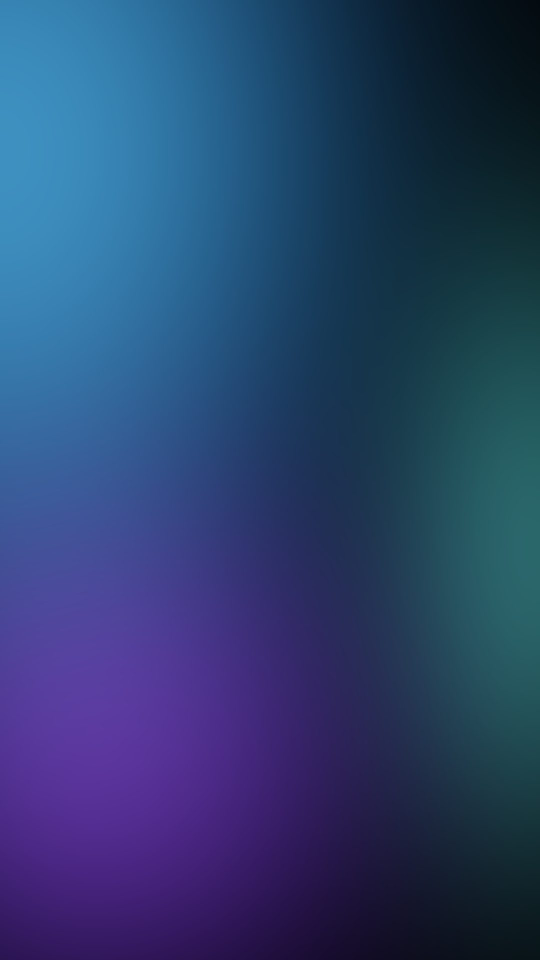
#> input picture assets/overlays/light_leak_cool_02.jpg, 1080 x 1920 px (shown at 1/2 size)
$ python sheet.py ../../../assets/overlays/light_leak_cool_02.jpg out.png 5
#> lines starting #> are read from the running program, lines starting #| are printed output that depends on the picture
import sys,glob
from PIL import Image, ImageDraw
fs=sorted(glob.glob(sys.argv[1])); cols=int(sys.argv[3]) if len(sys.argv)>3 else 6; W,H=360,640
rows=(len(fs)+cols-1)//cols; c=Image.new('RGB',(W*cols,H*rows))
#> after `c = Image.new('RGB', (W * cols, H * rows))`: c: PIL image 1800x640 RGB; every value is 0
for i,f in enumerate(fs):
    im=Image.open(f).convert('RGB').resize((W,H)); d=ImageDraw.Draw(im); d.text((6,4),f.split('_')[-1][:-4],fill=(255,255,0)); c.paste(im,((i%cols)*W,(i//cols)*H))
#> after `im = Image.open(f).convert('RGB').resize((W, H))`:
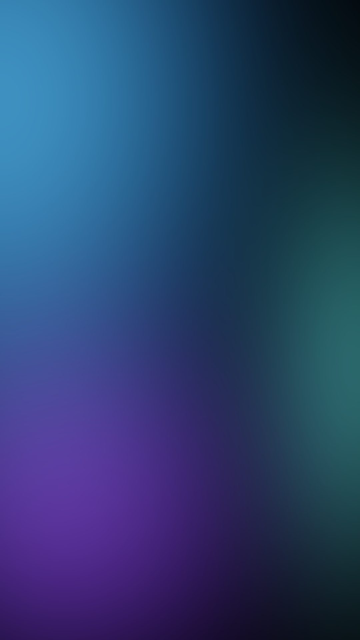
#> im: PIL image 360x640 RGB; mean R, G, B 43.2, 65.8, 110.5
#> after `c.paste(im, (i % cols * W, i // cols * H))`:
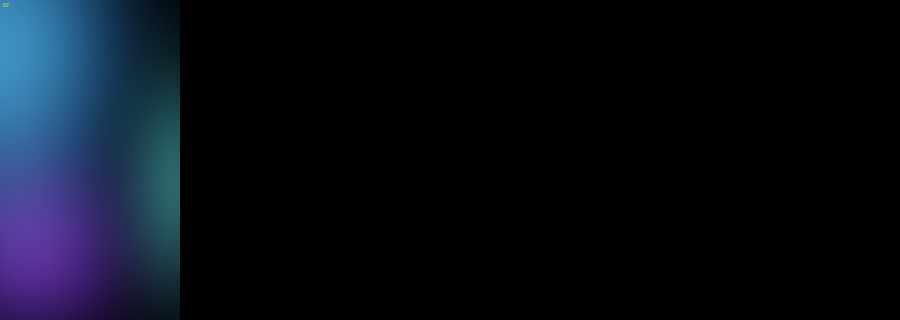
#> c: PIL image 1800x640 RGB (shown at 1/2 size); mean R, G, B 8.6, 13.2, 22.1
c.save(sys.argv[2],quality=88)

$ run again, on assets/overlays/light_leak_red_04.jpg
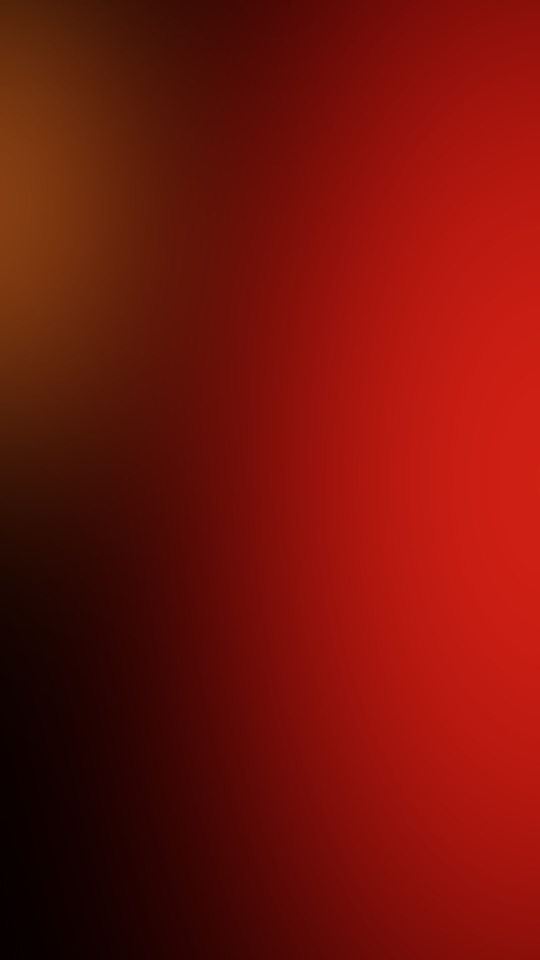
#> input picture assets/overlays/light_leak_red_04.jpg, 1080 x 1920 px (shown at 1/2 size)
#> `im = Image.open(f).convert('RGB').resize((W, H))`:
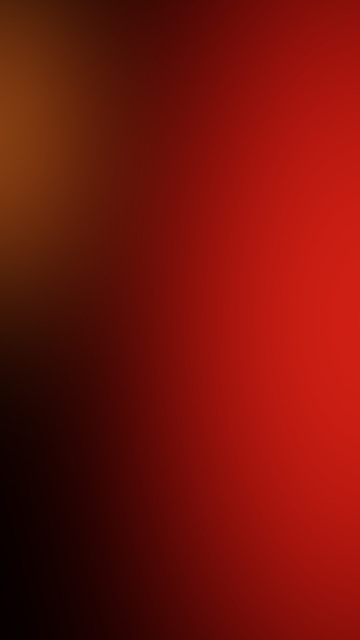
#> im: PIL image 360x640 RGB; mean R, G, B 116.5, 18.1, 9.1
#> `c.paste(im, (i % cols * W, i // cols * H))`:
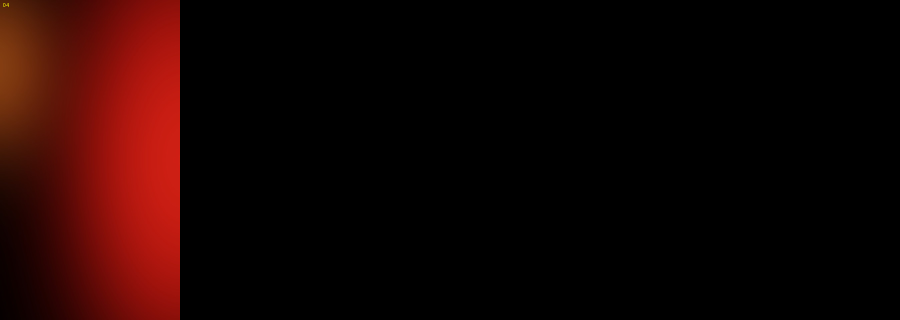
#> c: PIL image 1800x640 RGB (shown at 1/2 size); mean R, G, B 23.3, 3.6, 1.8

$ run again, on assets/overlays/light_leak_warm_01.jpg
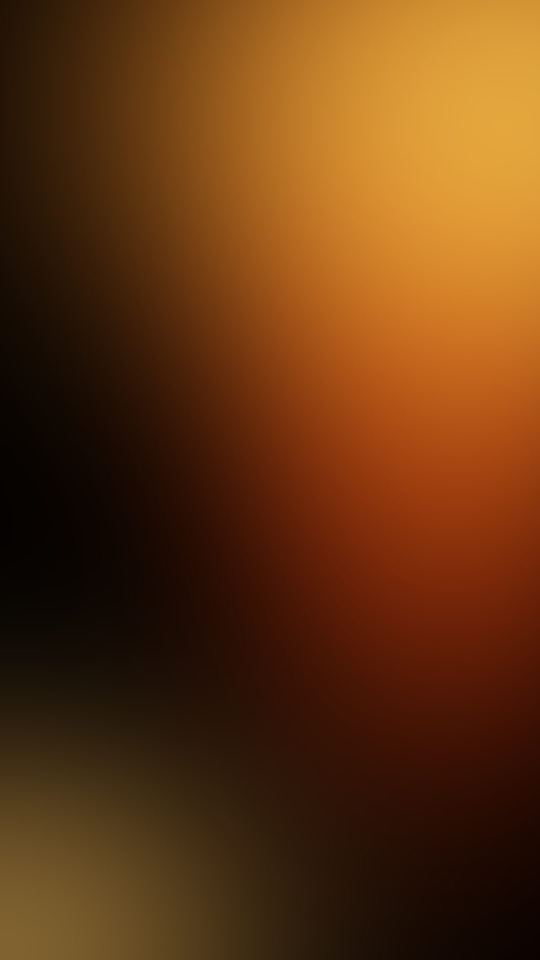
#> input picture assets/overlays/light_leak_warm_01.jpg, 1080 x 1920 px (shown at 1/2 size)
#> `im = Image.open(f).convert('RGB').resize((W, H))`:
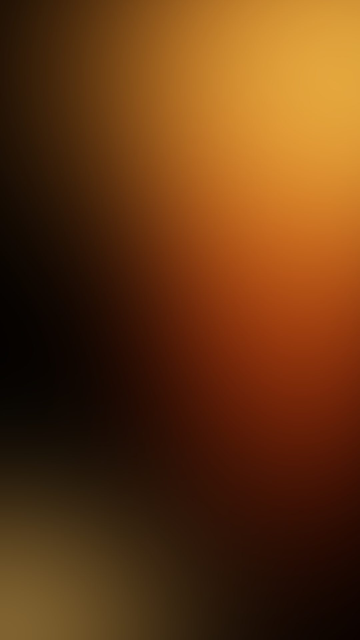
#> im: PIL image 360x640 RGB; mean R, G, B 100, 55.1, 17.9
#> `c.paste(im, (i % cols * W, i // cols * H))`:
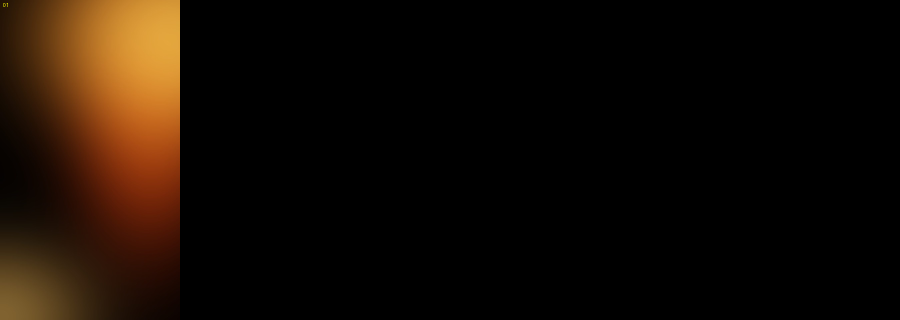
#> c: PIL image 1800x640 RGB (shown at 1/2 size); mean R, G, B 20, 11, 3.6
